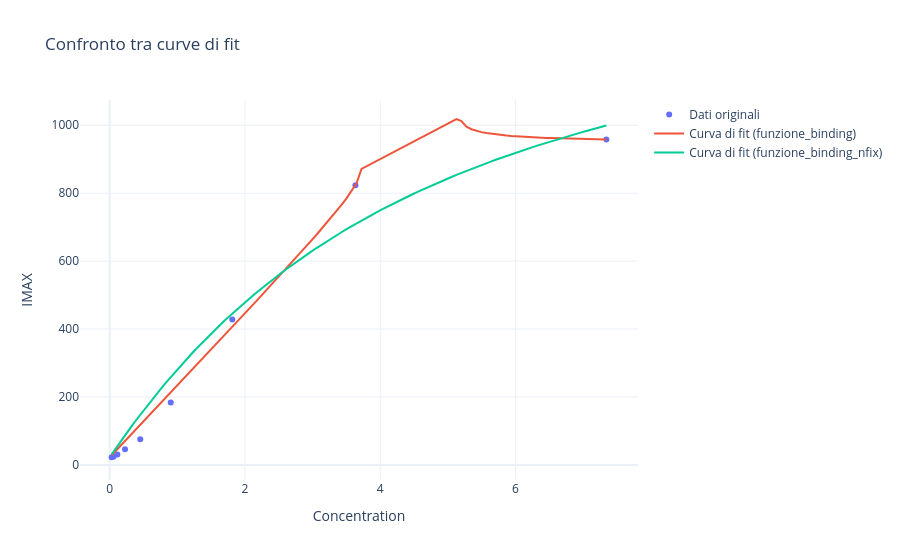

Write notebook code for a chart like this one.
### Code cell
# Crea un array di valori per P per il grafico del fit
P_fit = np.linspace(min(P), max(P), 100)

# Calcola i valori della curva di fit per entrambe le funzioni
y_fit_binding = funzione_binding(P_fit, Δη_fit_1, n_fit_1, KD_fit_1)
y_fit_binding_nfix = funzione_binding_nfix(P_fit, Δη_fit_2, KD_fit_2)

# Crea il grafico con Plotly
fig = go.Figure()

# Aggiungi i dati originali
fig.add_trace(go.Scatter(x=P, y=y, mode='markers', name='Dati originali'))

# Aggiungi la curva di fit con funzione_binding
fig.add_trace(go.Scatter(x=P_fit, y=y_fit_binding, mode='lines', name='Curva di fit (funzione_binding)'))

# Aggiungi la curva di fit con funzione_binding_nfix
fig.add_trace(go.Scatter(x=P_fit, y=y_fit_binding_nfix, mode='lines', name='Curva di fit (funzione_binding_nfix)'))

# Configura il layout del grafico
fig.update_layout(
    title='Confronto tra curve di fit',
    xaxis_title='Concentration',
    yaxis_title='IMAX',
    template='plotly_white'
)

# Mostra il grafico
fig.show()
